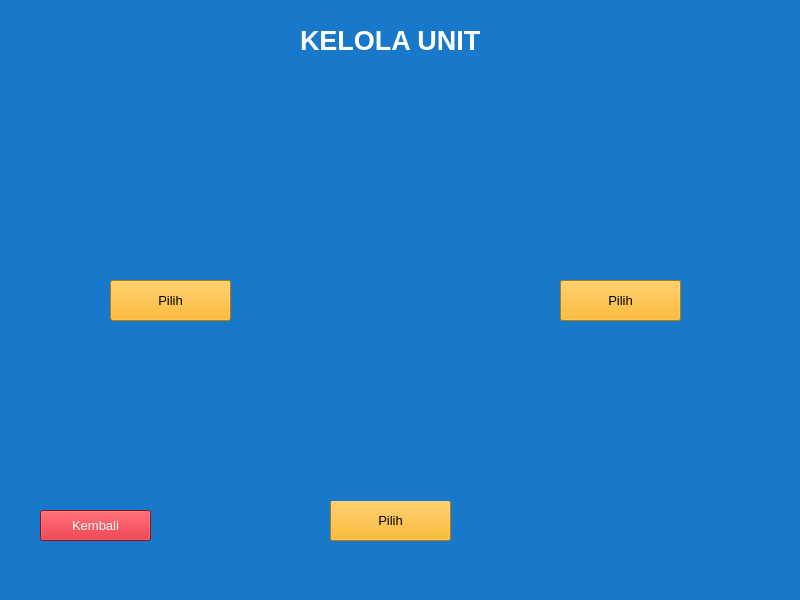
<?xml version="1.0" encoding="UTF-8"?>
<ui version="4.0">
 <class>MainWindow</class>
 <widget class="QMainWindow" name="MainWindow">
  <property name="geometry">
   <rect>
    <x>0</x>
    <y>0</y>
    <width>800</width>
    <height>600</height>
   </rect>
  </property>
  <property name="windowTitle">
   <string>MainWindow</string>
  </property>
  <property name="styleSheet">
   <string notr="true">background-color: rgb(24, 121, 202);</string>
  </property>
  <widget class="QWidget" name="centralwidget">
   <widget class="QLabel" name="label_4">
    <property name="geometry">
     <rect>
      <x>300</x>
      <y>20</y>
      <width>231</width>
      <height>41</height>
     </rect>
    </property>
    <property name="font">
     <font>
      <pointsize>20</pointsize>
      <weight>75</weight>
      <bold>true</bold>
     </font>
    </property>
    <property name="styleSheet">
     <string notr="true">color: rgb(255, 255, 255);</string>
    </property>
    <property name="text">
     <string>KELOLA UNIT</string>
    </property>
   </widget>
   <widget class="QLabel" name="label_2">
    <property name="geometry">
     <rect>
      <x>40</x>
      <y>100</y>
      <width>291</width>
      <height>171</height>
     </rect>
    </property>
    <property name="text">
     <string/>
    </property>
    <property name="pixmap">
     <pixmap>../../../Downloads/th (2).jpeg</pixmap>
    </property>
   </widget>
   <widget class="QPushButton" name="pushButton_3">
    <property name="geometry">
     <rect>
      <x>330</x>
      <y>500</y>
      <width>121</width>
      <height>41</height>
     </rect>
    </property>
    <property name="font">
     <font>
      <pointsize>10</pointsize>
     </font>
    </property>
    <property name="styleSheet">
     <string notr="true">background-color: rgb(255, 170, 0);</string>
    </property>
    <property name="text">
     <string>Pilih</string>
    </property>
   </widget>
   <widget class="QPushButton" name="pushButton_2">
    <property name="geometry">
     <rect>
      <x>560</x>
      <y>280</y>
      <width>121</width>
      <height>41</height>
     </rect>
    </property>
    <property name="font">
     <font>
      <pointsize>10</pointsize>
     </font>
    </property>
    <property name="styleSheet">
     <string notr="true">background-color: rgb(255, 170, 0);</string>
    </property>
    <property name="text">
     <string>Pilih</string>
    </property>
   </widget>
   <widget class="QLabel" name="label_5">
    <property name="geometry">
     <rect>
      <x>250</x>
      <y>300</y>
      <width>301</width>
      <height>201</height>
     </rect>
    </property>
    <property name="text">
     <string/>
    </property>
    <property name="pixmap">
     <pixmap>../../../Downloads/th (4).jpg</pixmap>
    </property>
   </widget>
   <widget class="QLabel" name="label_3">
    <property name="geometry">
     <rect>
      <x>470</x>
      <y>100</y>
      <width>301</width>
      <height>171</height>
     </rect>
    </property>
    <property name="text">
     <string/>
    </property>
    <property name="pixmap">
     <pixmap>../../../Downloads/th (3).jpeg</pixmap>
    </property>
   </widget>
   <widget class="QPushButton" name="pushButton">
    <property name="geometry">
     <rect>
      <x>110</x>
      <y>280</y>
      <width>121</width>
      <height>41</height>
     </rect>
    </property>
    <property name="font">
     <font>
      <pointsize>10</pointsize>
     </font>
    </property>
    <property name="styleSheet">
     <string notr="true">background-color: rgb(255, 170, 0);</string>
    </property>
    <property name="text">
     <string>Pilih</string>
    </property>
   </widget>
   <widget class="QPushButton" name="pushButton_keluar">
    <property name="geometry">
     <rect>
      <x>40</x>
      <y>510</y>
      <width>111</width>
      <height>31</height>
     </rect>
    </property>
    <property name="font">
     <font>
      <pointsize>10</pointsize>
     </font>
    </property>
    <property name="styleSheet">
     <string notr="true">color: rgb(255, 255, 255);
background-color: rgb(212, 17, 30);
</string>
    </property>
    <property name="text">
     <string>Kembali</string>
    </property>
   </widget>
  </widget>
  <widget class="QMenuBar" name="menubar">
   <property name="geometry">
    <rect>
     <x>0</x>
     <y>0</y>
     <width>800</width>
     <height>26</height>
    </rect>
   </property>
  </widget>
  <widget class="QStatusBar" name="statusbar"/>
 </widget>
 <resources/>
 <connections/>
</ui>
